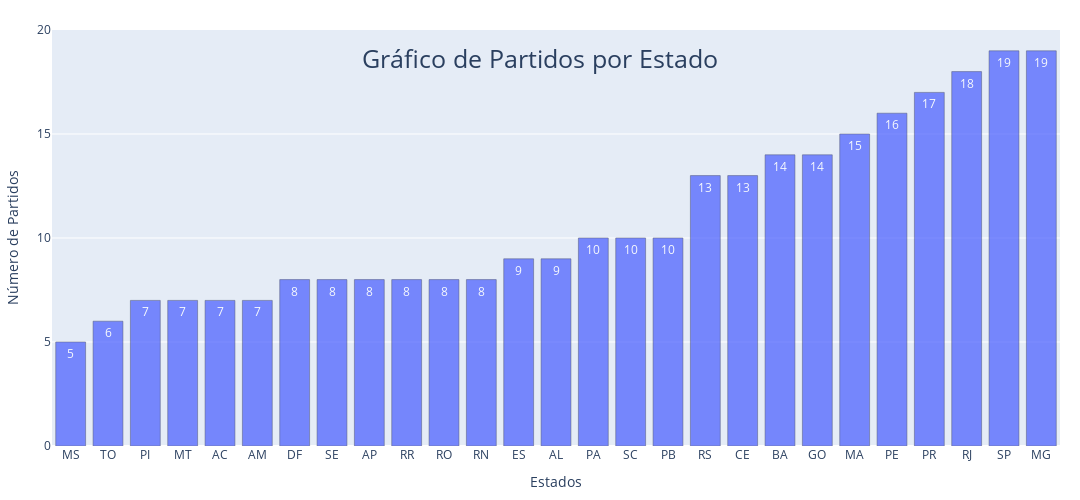

Notebook code cell kept with this figure:
### Markdown cell above
#### NÚMERO DE PARTIDOS POR ESTADO

### Code cell
# TRABALHANDO VARIÁVEL #
partidos_por_estado = lista_deputados.groupby(['ufLegislacao'])['siglaPartido'].nunique()
partidos_por_estado = partidos_por_estado.sort_values(ascending=True)
x = list(partidos_por_estado.keys())
y = partidos_por_estado.tolist()


# PLOTANDO GRÁFICO #
fig = go.Figure(data=[go.Bar(
            x=x, y=y,
            text=y,
            textposition='auto')]) 

fig.update_layout(width=1080, 
                  height=500,
                  margin=dict(l=20, r=20, t=30, b=20),
                  title={'text': "Gráfico de Partidos por Estado",'y':0.9,'x':0.5,'xanchor': 'center','yanchor': 'top'},
                  titlefont=dict(size=25),
                  xaxis_title="Estados",
                  yaxis_title="Número de Partidos")

fig.update_traces(marker_color='rgb(70,92,277)', 
                  marker_line_color='rgb(19,25,61)',
                  marker_line_width=0.5, opacity=0.7,
                  texttemplate='%{value:.2}')

fig.show()
# fig.write_html("file.html")

### Figure 1 — Plotly figure (JSON) as saved in the notebook; plotly's stock layout.template omitted (floating-point values rounded to 4 significant figures)
{"data": [{"marker": {"color": "rgb(70,92,277)", "line": {"color": "rgb(19,25,61)", "width": 0.5}}, "opacity": 0.7, "text": ["5", "6", "7", "7", "7", "7", "8", "8", "8", "8", "8", "8", "9", "9", "10", "10", "10", "13", "13", "14", "14", "15", "16", "17", "18", "19", "19"], "textposition": "auto", "texttemplate": "%{value:.2}", "type": "bar", "x": ["MS", "TO", "PI", "MT", "AC", "AM", "DF", "SE", "AP", "RR", "RO", "RN", "ES", "AL", "PA", "SC", "PB", "RS", "CE", "BA", "GO", "MA", "PE", "PR", "RJ", "SP", "MG"], "y": [5, 6, 7, 7, 7, 7, 8, 8, 8, 8, 8, 8, 9, 9, 10, 10, 10, 13, 13, 14, 14, 15, 16, 17, 18, 19, 19]}], "layout": {"height": 500, "margin": {"b": 20, "l": 20, "r": 20, "t": 30}, "title": {"font": {"size": 25}, "text": "Gráfico de Partidos por Estado", "x": 0.5, "xanchor": "center", "y": 0.9, "yanchor": "top"}, "width": 1080, "xaxis": {"title": {"text": "Estados"}}, "yaxis": {"title": {"text": "Número de Partidos"}}}}
